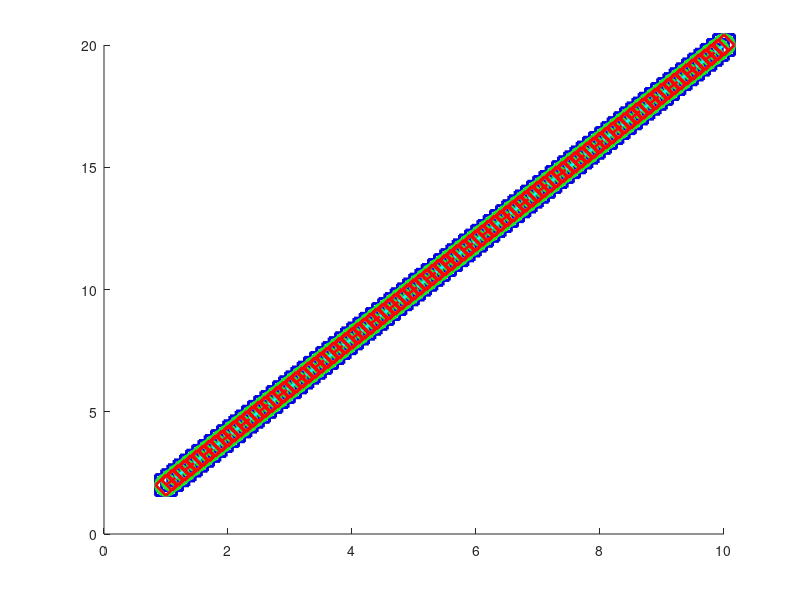

Reproduce this figure in MATLAB. (Note: this script raises an error after producing the figure.)
function draw_bar_changeB()
fig = figure;
hold on;

figure_MarkerSize = 15;
legend_FontSize = 20;

x = [1:0.1:10]; 

y_bd = x * 2;
y_ba = x * 2;
y_pbd = x * 2;
y_pba = x * 2;
y_pdbd = x * 2;
y_pdba = x * 2;

%a = plot(x_DAM_Crime,y_DAM_Crime, 'rs-','LineWidth',2,'MarkerSize',figure_MarkerSize);
%b = plot(x_DAM_NYC, y_DAM_NYC, 'rx-','LineWidth',2,'MarkerSize',figure_MarkerSize);
%c = plot(x_DAM_Normal, y_DAM_Normal, 'g+:','LineWidth',2,'MarkerSize',figure_MarkerSize);
%d = plot(x_DAM_Zipf, y_DAM_Zipf, 'go:', 'LineWidth', 2,'MarkerSize',figure_MarkerSize);
%e = plot(x_DAM_Zipf, y_DAM_Zipf, 'g*:', 'LineWidth', 2,'MarkerSize',figure_MarkerSize);

a = plot(x, y_bd, 'ks-','LineWidth',2, 'MarkerSize',figure_MarkerSize);
b = plot(x, y_ba, 'bs--', 'LineWidth', 2, 'MarkerSize',figure_MarkerSize);
c = plot(x, y_pbd, 'mo-','LineWidth',2, 'MarkerSize',figure_MarkerSize);
d = plot(x, y_pba, 'go--','LineWidth',2, 'MarkerSize',figure_MarkerSize);
e = plot(x, y_pdbd, 'cd-','LineWidth',2, 'MarkerSize',figure_MarkerSize);
f = plot(x, y_pdba, 'rd--','LineWidth',2, 'MarkerSize',figure_MarkerSize);

a.Visible='off';
b.Visible='off';
c.Visible='off';
d.Visible='off';
e.Visible='off';
f.Visible='off';

legend_names = ["BD";"BA";"PBD";"PBA";"PDBD";"PDBA"];

locationType = 'northoutside';
orientationType = 'horizontal';
textColor = 'black';
%h = legend('RAM-Crime', 'DAM-Crime','RAM-NYC','DAM-NYC','Location',locationType,'Orientation',orientationType, 'TextColor', textColor);
%h = legend('DAM-Crime','DAM-NYC','DAM-Normal','DAM-Zipf','DAM-MC-Normal','Location',locationType,'Orientation',orientationType, 'TextColor', textColor);
h = legend(legend_names(1), legend_names(2), legend_names(3), legend_names(4), legend_names(5), legend_names(6), 'Location',locationType,'Orientation',orientationType, 'TextColor', textColor);
set(h,'FontName','Times New Roman','FontSize',legend_FontSize,'FontWeight','normal');
axis off;